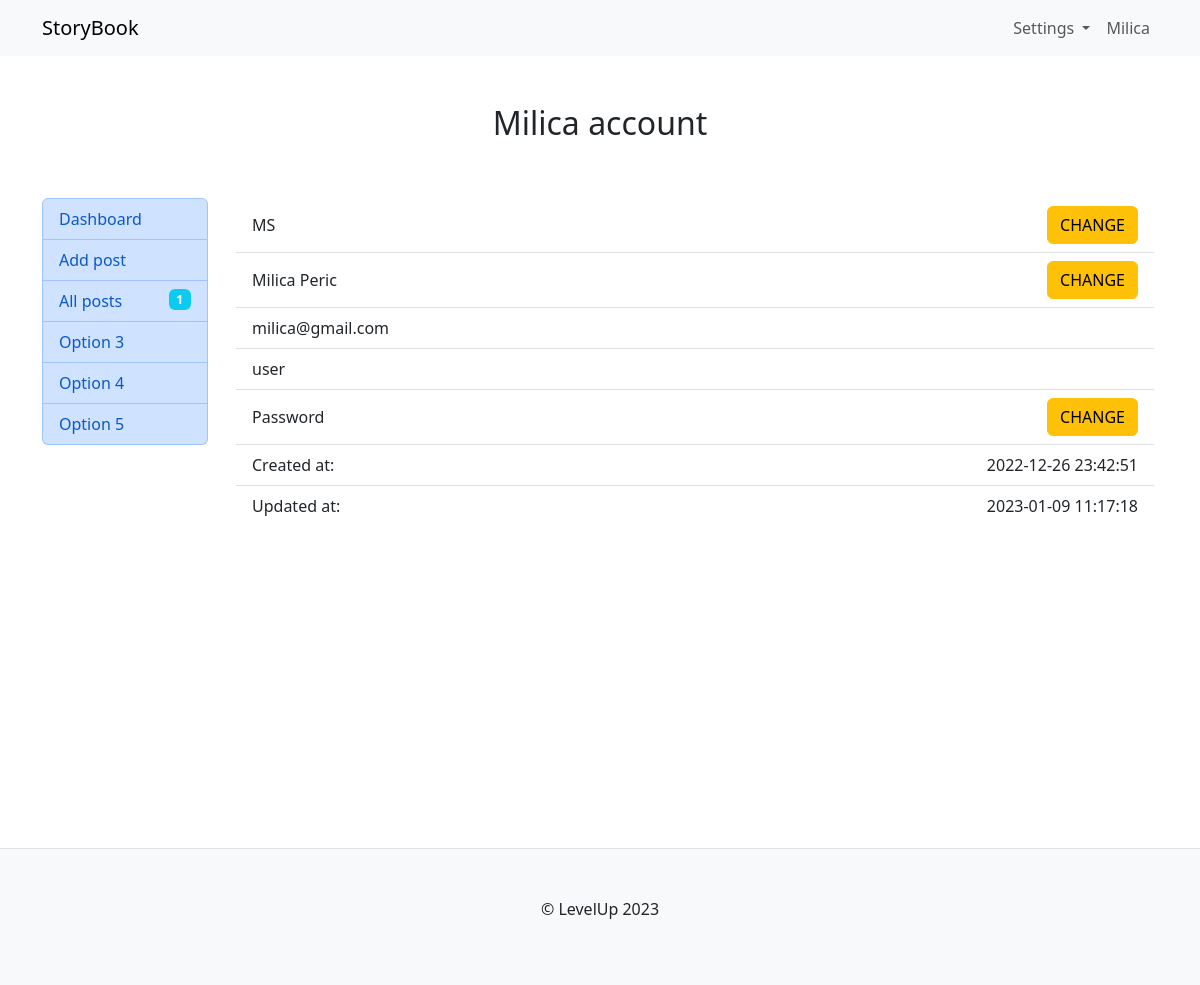
Page /user/account.php (signed in) on the committed database.
### tables this page shows
CREATE TABLE `users` (
  `id` int(11) NOT NULL,
  `title` varchar(5) NOT NULL,
  `first_name` varchar(50) NOT NULL,
  `last_name` varchar(50) NOT NULL,
  `role` varchar(10) NOT NULL,
  `created_at` timestamp NOT NULL DEFAULT current_timestamp(),
  `updated_at` timestamp NULL DEFAULT NULL,
  `email` varchar(60) NOT NULL,
  `password` varchar(60) NOT NULL
);

### user/account.php (called while the page is built, shortened)
<?php
require "../core/init.php";
$user = $User->getUser($_SESSION["id"]);
require "views/account.view.php";

### core/User.php (called while the page is built, shortened)
<?php
class User extends Connection
{
    public function getUser($id)
    {
        $sql = "SELECT u.*, COUNT(p.id) as num_post
                FROM users u
                JOIN posts p ON p.user_id = u.id
                WHERE u.id = :id";
        $query = $this->db->prepare($sql);
        $query->execute(["id" => $id]);
        return $query->fetch(PDO::FETCH_OBJ);
    }
}
$User = new User(config);

### core/Connection.php (called while the page is built, shortened)
<?php
class Connection
{
    public function __construct($config)
    {
        try {
            $this->db = new PDO("mysql:host=" . $config["host"] . ";dbname=" . $config["database"], $config["user"], $config["password"]);
        } catch (PDOException $err) {
            die($err->getMessage());
        }
    }
}

### user/views/account.view.php (the view)
<?php require "includes/head.php"; ?>
<?php require "includes/navbar.php"; ?>
    <div class="container">
        <h2 class="text-center py-5"><?php echo $user->first_name ?> account</h2>
        <div class="row">
            <div class="col-md-2">
                <?php require "includes/sidebar.php" ?>
            </div>
            <div class="col-md-10 px-3">
                <ul class="list-group list-group-flush">
                    <li class="list-group-item text-uppercase d-flex justify-content-between align-items-center"><?php echo $user->title; ?>
                        <a class="btn btn-warning" href="user/change_title.php">CHANGE</a>
                    </li>
                    <li class="list-group-item d-flex justify-content-between align-items-center"><?php echo $user->first_name . " " . $user->last_name; ?>
                        <a class="btn btn-warning" href="user/change_name.php">CHANGE</a></li>
                    <li class="list-group-item"><?php echo $user->email; ?></li>
                    <li class="list-group-item"><?php echo $user->role; ?></li>
                    <li class="list-group-item d-flex justify-content-between align-items-center">Password <a
                                class="btn btn-warning" href="user/change_password.php">CHANGE</a>
                    </li>
                    <li class="list-group-item d-flex justify-content-between align-items-center">Created at:
                        <span><?php echo $user->created_at; ?></span></li>
                    <li class="list-group-item d-flex justify-content-between align-items-center">Updated at:
                        <span><?php echo $user->updated_at; ?></span></li>
                </ul>
            </div>
        </div>
    </div>
<?php require "includes/bottom.php"; ?>

### user/views/includes/navbar.php (shortened to what this page needs)
<nav class="navbar navbar-expand-lg bg-body-tertiary">
    <div class="container">
        <a class="navbar-brand" href="index.php">StoryBook</a>
        <div class="collapse navbar-collapse" id="navbarNav">
            <ul class="navbar-nav ms-auto">
                <li class="nav-item dropdown">
                    <a class="nav-link dropdown-toggle" href="#" role="button" data-bs-toggle="dropdown"
                       aria-expanded="false">
                        Settings
                    </a>
                </li>
                <li class="nav-item">
                    <a class="nav-link" href="user/home.php"><?php echo $user->first_name ?></a>
                </li>
            </ul>
        </div>
    </div>
</nav>

### rows in the picture
users: first_name "Milica", title "MS", last_name "Peric", email "milica@gmail.com", role "user", created_at "2022-12-26 23:42:51", updated_at "2023-01-09 11:17:18"

### other values in the picture
$user->num_post "1"
